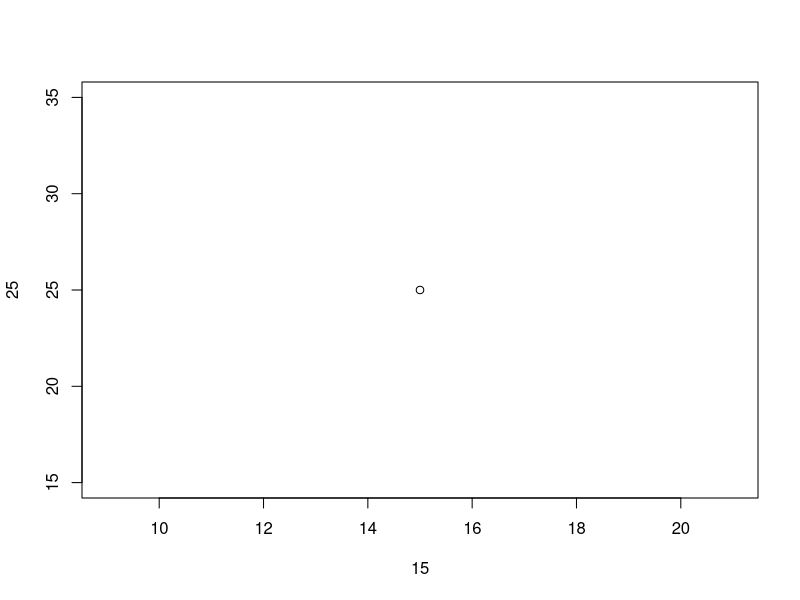
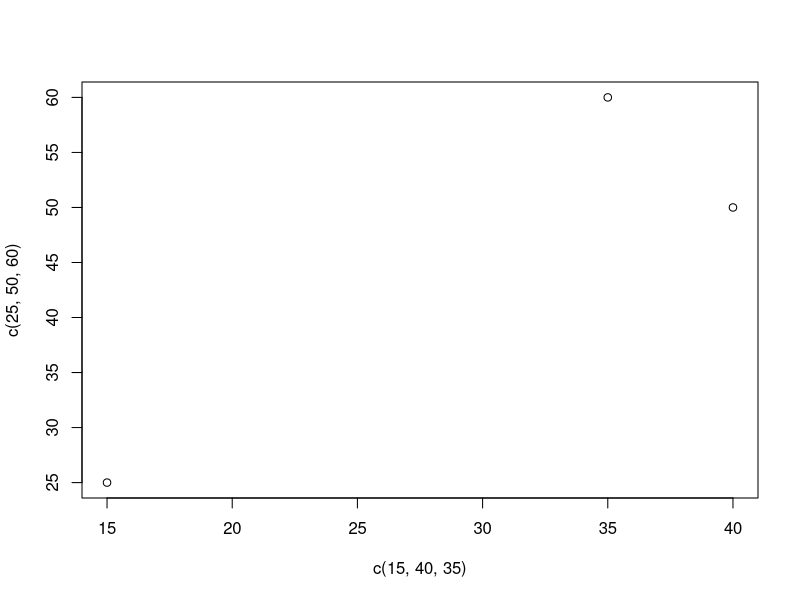
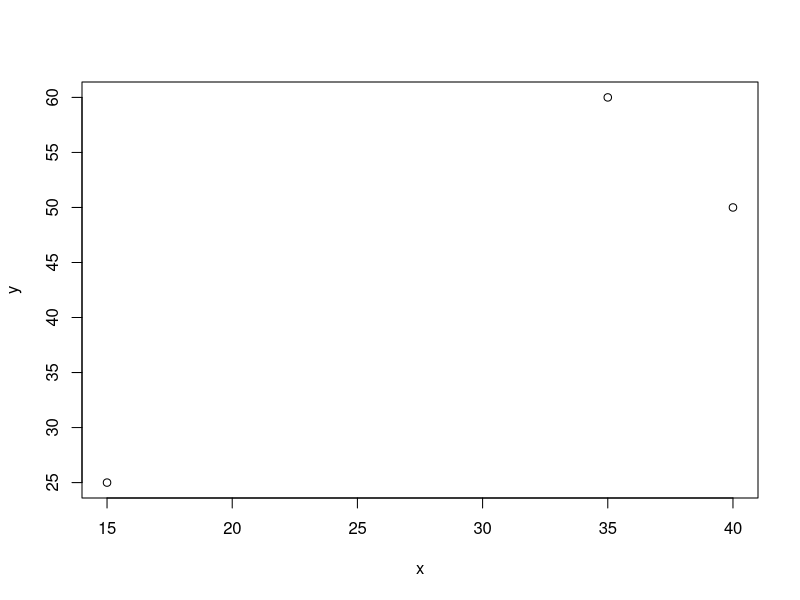
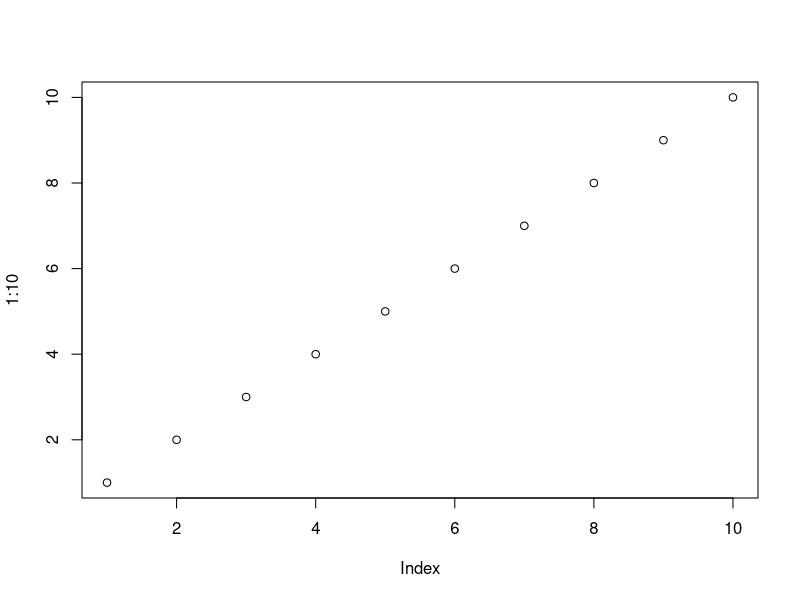
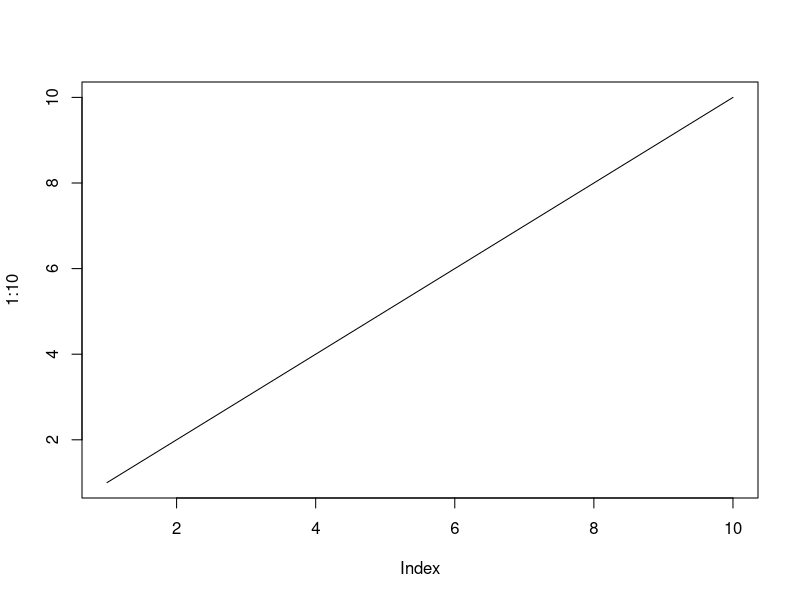
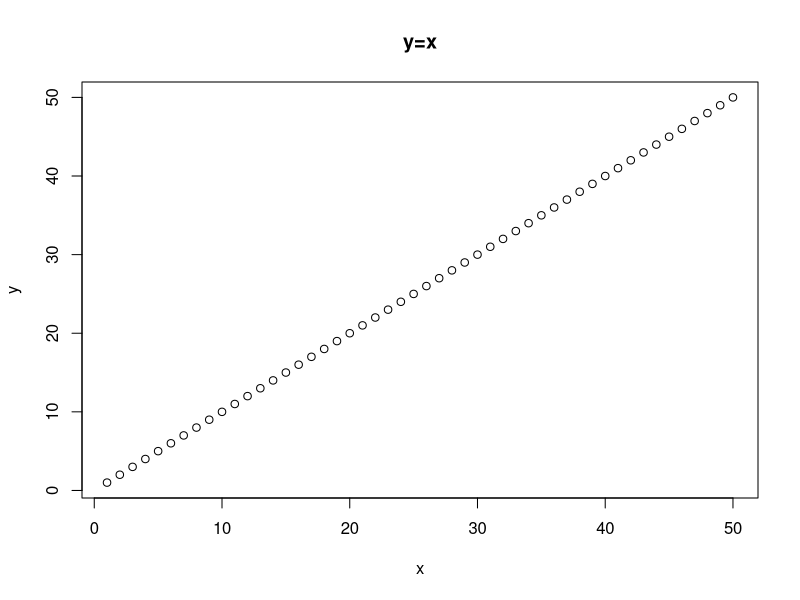
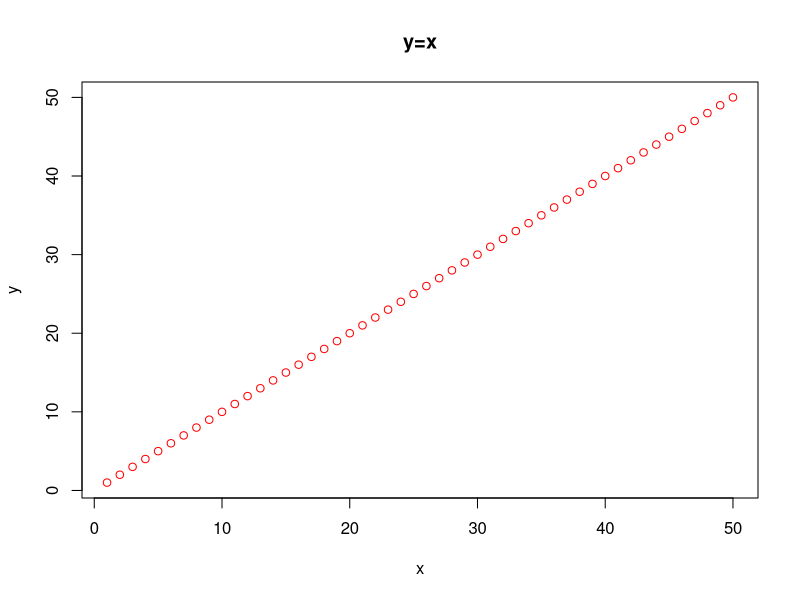
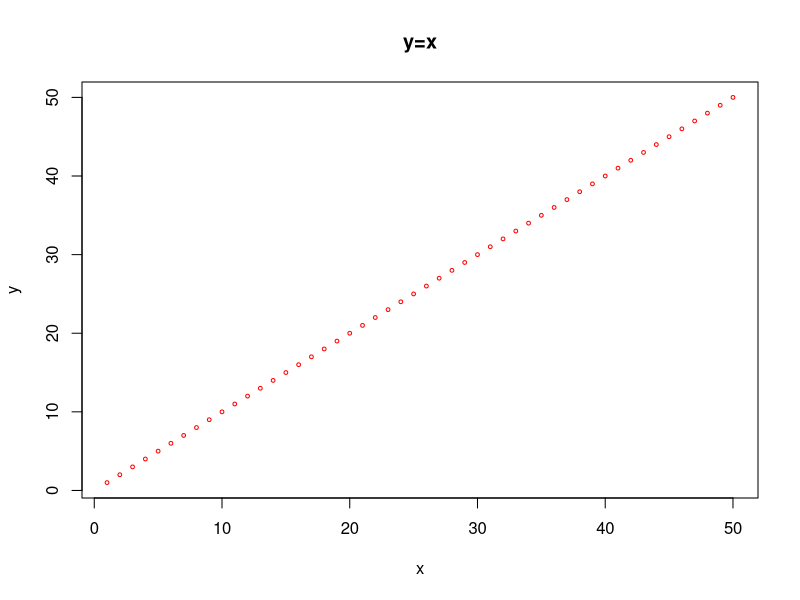

Generate these figures, in order, with R:
# The plot() function is used to draw points (also known as markers) in a diagram.
# The function takes parameters for specifying points in the diagram:
# - Parameter 1 specifies points on the x-axis.
# - Parameter 1 specifies points on the y-axis.

# To plot a single point you can just specify the co-ordinates of the point.

plot(15, 25)

# To plot multiple points use vectors.
# Make sure that you have the same number of points in both axes.

plot(c(15, 40, 35),c(25, 50, 60)) # Plots (15,25), (40,50) and (35,60)

# For better organisation, you can use variables.

x <- c(15, 40, 35)
y <- c(25, 50, 60)

plot(x,y)

# If you want to draw dots in a sequence on both axes use : operator.

plot(1:10)

# To draw a line, you can use the type parameter with the value "l".

plot(1:10, type = "l")

# plot() also accepts parameters such as main, xlab and ylab.
# These parameters help you o customise your graph and axes titles.
# - main corresponds to the graph title
# - xlab corresponds to the x-axis title
# - ylab corresponds to the y-axis title

plot(1:50, main="y=x", xlab="x", ylab="y")

# To add colour, use col

plot(1:50, main="y=x", xlab="x", ylab="y", col="red")

# Use cex, to change the size of the points

plot(1:50, main="y=x", xlab="x", ylab="y", col="red", cex=0.5)

# Use pch to change the change the shape of the points
# The value of pch must have a value between 0 to 25

plot(1:50, main="y=x", xlab="x", ylab="y", col="red", cex=0.5, pch=13)
